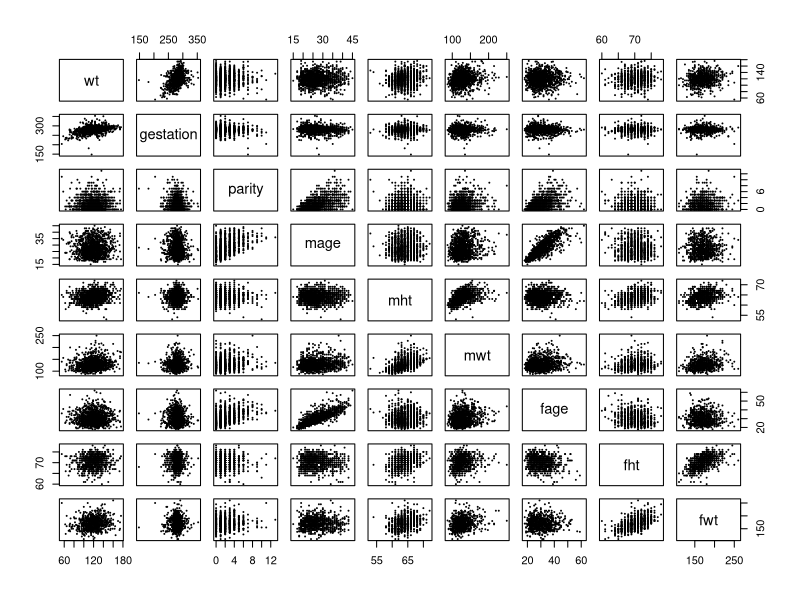
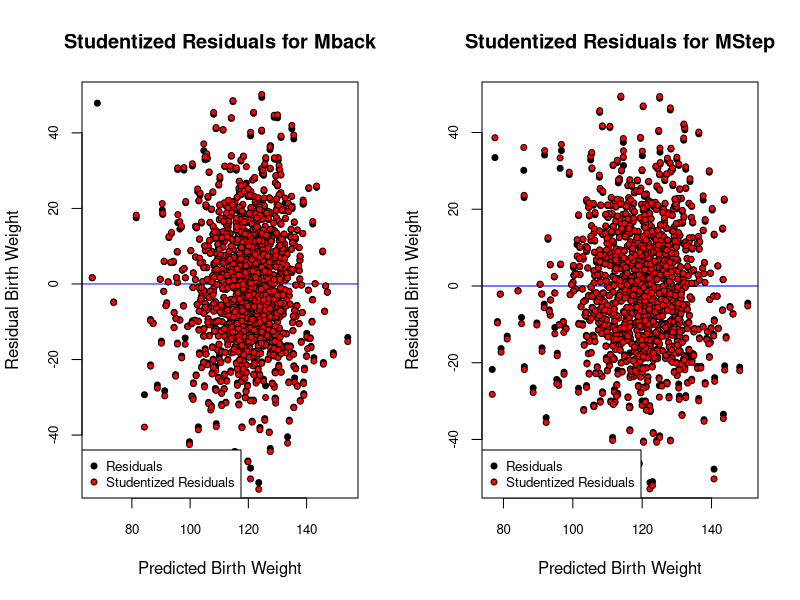
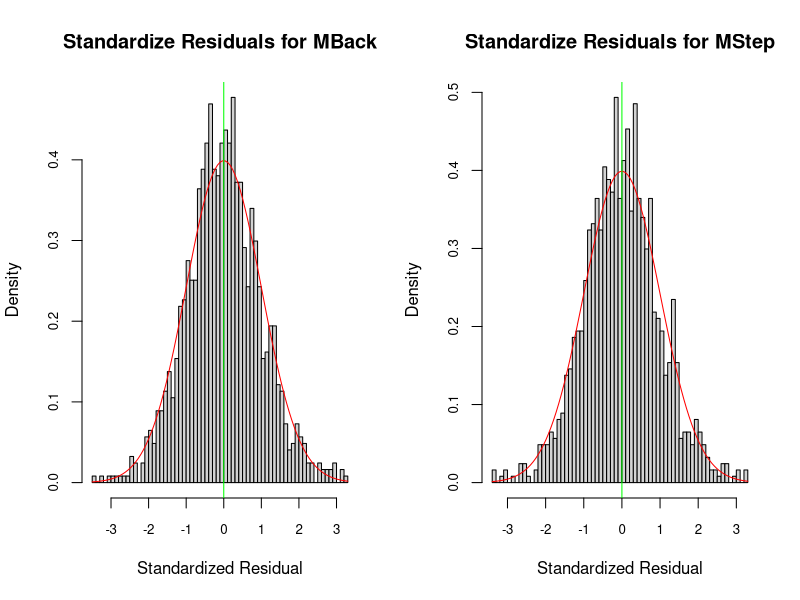
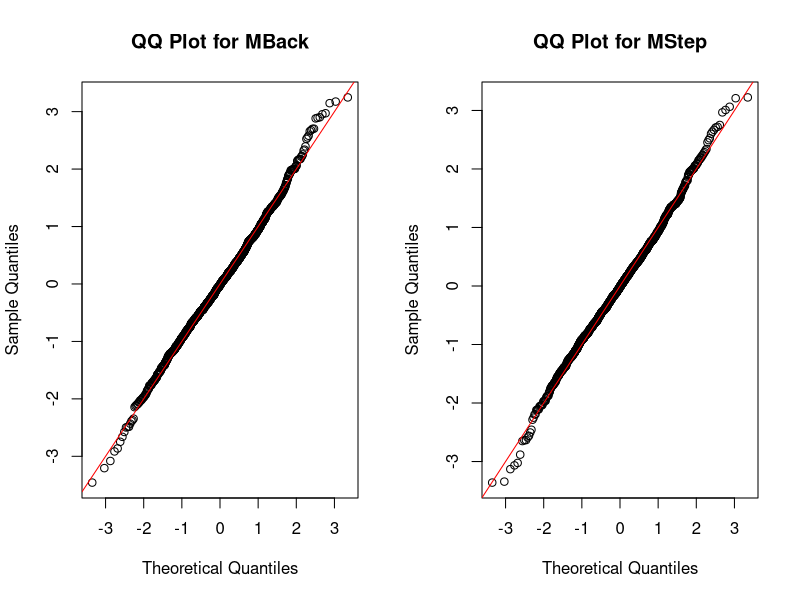
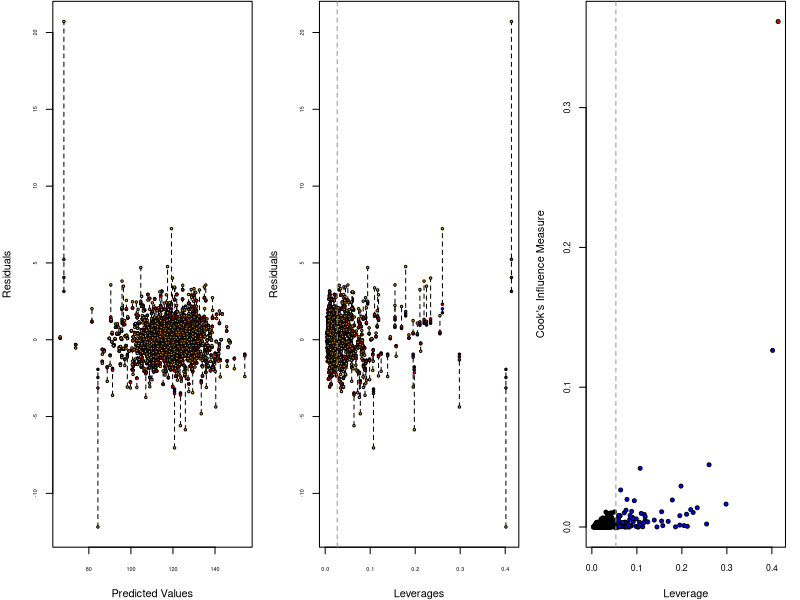
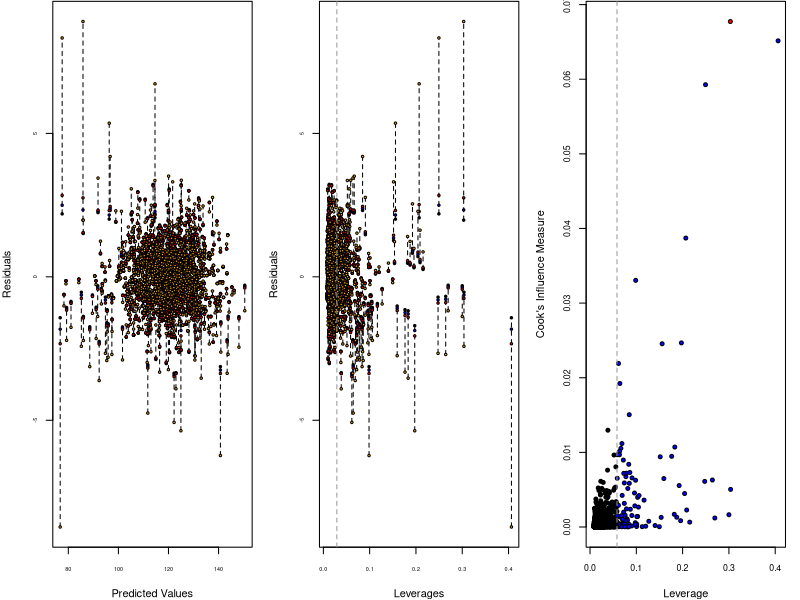
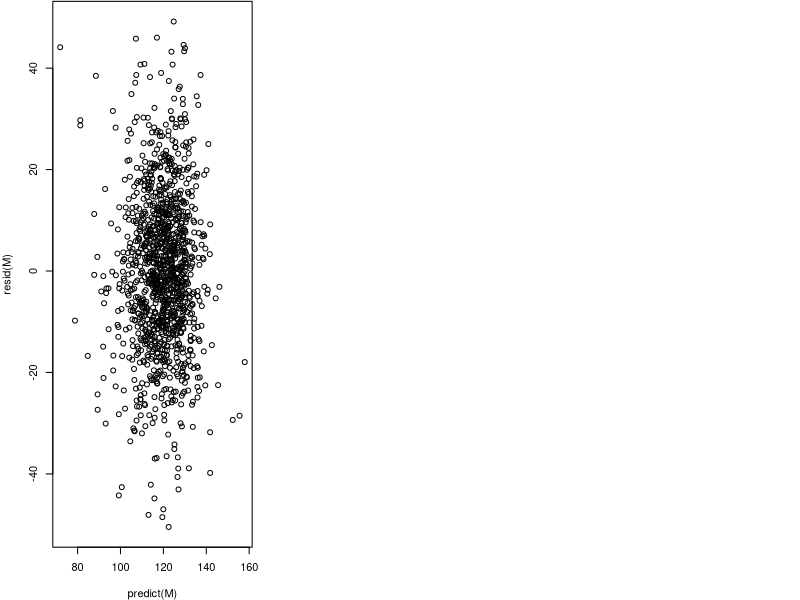
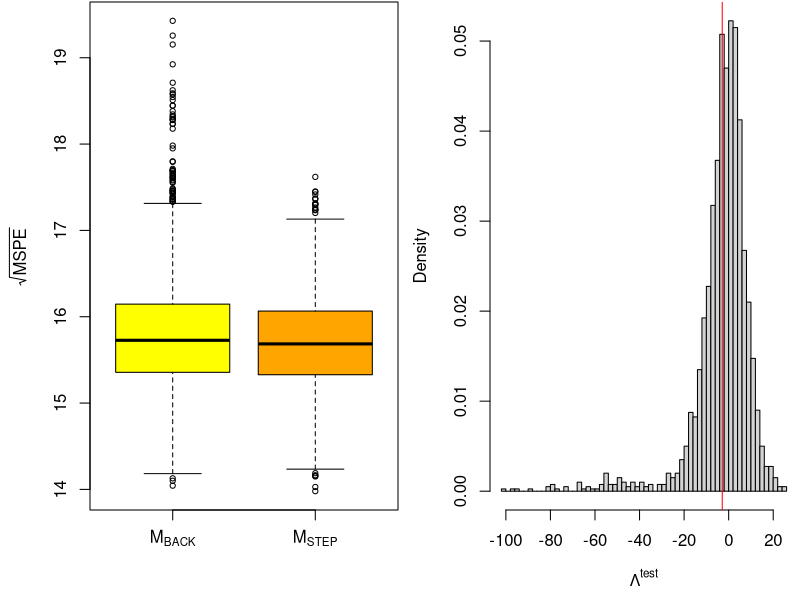

The R script that drew these images, in order:
## ---- chunk 1
knitr::opts_chunk$set(echo = TRUE)
library(mice)
## ---- chunk 2
# read in data
births.raw = read.csv("chds_births.csv")
## ---- chunk 3
# head(births.raw, 10)
# summary(births.raw)

# Validating Variables
births.raw$marital[!births.raw$marital %in% c(1:5)] = NA
births.raw$time[births.raw$time %in% c(9)] = NA
births.raw$number[births.raw$number %in% c(9)] = NA

## ---- chunk 4
categoricals = c('meth', 'feth', 'med', 'fed', 'marital', 'income', 'smoke', 'time', 'number')#, 'parity', 'mht', 'fht')
continuous = names(births.raw)[! names(births.raw) %in% categoricals]

# Categorize m/feth
#meth.categories = c(rep('Caucasian', 6), 'Mexican', 'African-American', 'Asian', 'Mixed', 'Other')
meth.categories = c(rep('Caucasian', 6), 'Other', 'African-American', 'Other', 'Other', 'Other')
for (i in 1:length(meth.categories)) {
  births.raw$meth[births.raw$meth == i-1] = meth.categories[i]
  births.raw$feth[births.raw$feth == i-1] = meth.categories[i]
}
births.raw$meth = as.factor(births.raw$meth)
births.raw$feth = as.factor(births.raw$feth)

# Categorize m/fed
#med.categories = c('elementary school', 'middle school', 'high school', 'high school + trade school', 'high school + some college', 'college graduate', 'trade school', 'high school unclear')
med.categories = c('Other', 'middle school', 'high school', 'Other', 'high school + some college', 'college graduate', 'Other', 'Other')
for (i in 1:length(med.categories)) {
  births.raw$med[births.raw$med == i-1] = med.categories[i]
  births.raw$fed[births.raw$fed == i-1] = med.categories[i]
}
births.raw$med = as.factor(births.raw$med)
births.raw$fed = as.factor(births.raw$fed)

# Categorize marital
#marital.categories = c('married', 'legally separated', 'divorced', 'widowed', 'never married')
marital.categories = c('married', 'single', 'single', 'single', 'single')
for (i in 1:length(marital.categories)) {
  births.raw$marital[births.raw$marital == i] = marital.categories[i]
}
births.raw$marital = as.factor(births.raw$marital)

# Categorize income
income.categories = c('under 2500', '2500-4999', '5000-7499', '7500-9999', '10000-12499', '12500-14999', '15000-17499', '17500-19999', '20000-22499', 'over 22500')
for (i in 1:length(income.categories)) {
  births.raw$income[births.raw$income == i-1] = income.categories[i]
}
births.raw$income = as.factor(births.raw$income)

# Categorize smoke
smoke.categories = c('never', 'smokes now', 'until pregnancy', 'used to, not anymore')
for (i in 1:length(smoke.categories)) {
  births.raw$smoke[births.raw$smoke == i-1] = smoke.categories[i]
}
births.raw$smoke = as.factor(births.raw$smoke)

# Categorize time
#time.categories = c('never or more than 10 years', 'still smokes', 'during pregnancy', 'less than a year', '1-2 years', '2-3 years', '3-4 years', '5-9 years', 'never or more than 10 years', 'quit but don’t know when')
time.categories = c('never or more than 10 years', 'still smokes', 'during pregnancy', 'less than 10 year', 'less than 10 year', 'less than 10 year', 'less than 10 year', 'less than 10 year', 'never or more than 10 years', 'quit but don’t know when')
for (i in 1:length(time.categories)) {
  births.raw$time[births.raw$time == i-1] = time.categories[i]
}
births.raw$time = as.factor(births.raw$time)

# Categorize number
#number.categories = c('never smoked', '1-4', '5-9', '10-14', '15-19', '20-29', '30-39', '40-60', 'more than 60', 'smoked but don’t know how much')
number.categories = c('never smoked', 'less than 20', 'less than 20', 'less than 20', 'less than 20', 'more than 20', 'more than 20', 'more than 20', 'more than 20', 'smoked but don’t know how much')
for (i in 1:length(number.categories)) {
  births.raw$number[births.raw$number == i-1] = number.categories[i]
}
births.raw$number = as.factor(births.raw$number)

births.raw$smoke = NULL
# summary(births.raw)
## ---- chunk 5
births.raw.cont = births.raw[ , ! names(births.raw) %in% categoricals]
# summary(births.raw.cont)
pairs(births.raw.cont, cex = 0.2)
prefit.model <- lm(births.raw.cont)
## ---- chunk 6
proportion <- sapply(births.raw, function(x) { sum(is.na(x))*100/nrow(births.raw) })
proportion
## ---- chunk 7
invisible(capture.output(births.mice <- mice(births.raw, method = "cart", seed = 1)))
births.clean <- complete(births.mice)
# summary(births.clean)
# anyNA(births.clean)
## ---- chunk 8
M0 <- lm(wt ~ 1, data = births.clean) # initial model
Mfull <- lm(wt ~ (. - number - time - fed - med - feth - meth - marital)^2+ number + time + fed + med + feth                + meth + marital + I(gestation^2) + I(parity^2) + I(mage^2) + I(mht^2)
              + I(mwt^2) + I(fage^2) + I(fht^2) + I(fwt^2), data = births.clean) # full model
Mstart <- lm(wt ~ ., data = births.clean) # start model
## ---- chunk 9
# forward selection
Mfwd <- step(object = M0,
             scope = list(lower = M0, upper = Mfull),
             direction = "forward",
             trace = FALSE)
## ---- chunk 10
# backward elimination
Mback <- step(object = Mfull,
              scope = list(lower = M0, upper = Mfull),
              direction = "backward",
              trace = FALSE)
## ---- chunk 11
# stepwise selection
Mstep <- step(object = Mstart,
              scope = list(lower = M0, upper = Mfull),
              direction = "both",
              trace = FALSE)
## ---- chunk 12
# models to compare
M1 <- Mback
M2 <- Mstep
## ---- chunk 13
#Press Statistic
calPress <- function(M){
  #X <- model.matrix(M)
  #H <- X %*% solve(crossprod(X), t(X))
  #press <- resid(M)/(1-diag(H))
  press <- resid(M)/(1-hatvalues(M))
  press <- sum(press^2)
  return(press)
}

press1 <- calPress(Mfwd);
press2 <- calPress(Mback);
press3 <- calPress(Mstep);
press4 <- calPress(prefit.model)

presses <- c(press1, press2, press3, press4)

# AIC Statistic
AIC1 <- AIC(Mfwd)
AIC2 <- AIC(Mback)
AIC3 <- AIC(Mstep)
AIC4 <- AIC(prefit.model)

AICS <- c(AIC1, AIC2, AIC3, AIC4)


## ---- chunk 14
r.squared <- c(summary(Mfwd)$r.squared, summary(Mback)$r.square, 
               summary(Mstep)$r.square, summary(prefit.model)$r.square)
info <- c(r.squared,AICS,presses)
info <- matrix(t(info),nrow = 4,ncol = 3)
rownames(info)<-c("MFwd", "MBack", "MStep", "MPrefit")
colnames(info)<-c("R^2", "AIC", "Press")
info  

## ---- chunk 15

# function for drawing studendized residual plots
StuResPlot <- function(M,name) {
  cex <- .8
  res <- residuals(M)
  h <- hatvalues(M)  # Hat matrix
  sigma.hat <- sigma(M)
  res.stu <- resid(M)/sqrt(1-h) # studentized residuals, but on the data scale
  y.hat <- predict(M)
 
  par(4,.1,4,.1)
  plot(y.hat, res, pch = 21, bg = "black", cex = cex, cex.axis = cex,
        xlab = "Predicted Birth Weight",
        ylab = "Residual Birth Weight",
        main = paste("Studentized Residuals for",name),
        abline(h = mean(res), col = "blue"))
  points(y.hat, res.stu, pch = 21, bg = "red", cex = cex)
  legend(x = "bottomleft", c("Residuals", "Studentized Residuals"),
        pch = 21, pt.bg = c("black", "red"), pt.cex = cex, cex = cex)
}

# function for drawing standardized residual plots
StaResPlot <- function(M,name) {
  cex <- .8
  res <- residuals(M) # Hat matrix
  h <- hatvalues(M)
  sigma.hat <- sigma(M)
  # par(mar = c(4,2,.1,2))
  par(4,.1,4,.1)
  hist(res/sigma.hat, breaks = 50, freq = FALSE, cex.axis = cex,
  xlab = "Standardized Residual", main = paste("Standardize Residuals for",name))
  curve(dnorm(x), col = "red", add = TRUE)
  abline(v = mean(res/sigma.hat), col = "green")
}

#function for drawing QQ plots
QQPlot <- function(M,name) {
  res <- residuals(M)
  h <- hatvalues(M)
  qqnorm(res/sigma(M),main = paste("QQ Plot for",name))
  abline(a=0, b=1, col = "red") #add 45 degree line
  # head(res.stu1)
}


## ---- chunk 16

 par(mfrow = c(1,2))
# studendized residual for backward elimination model:
StuResPlot(Mback,"Mback")

# studentdized residual for stepwise selection model:
StuResPlot(Mstep,"MStep")

## ---- chunk 17
par(mfrow = c(1,2))
# standardized residual for backward elimination model:
StaResPlot(Mback,"MBack")

# standardized residual for stepwise selection model:
StaResPlot(Mstep,"MStep")
## ---- chunk 18

 par(mfrow = c(1,2))
# QQ-plot for backward selection model:
QQPlot(Mback,"MBack")

# QQ-plot for stepwise selection model:
QQPlot(Mstep,"MStep")
## ---- chunk 19
# function to produce leverage and influence plots
LeverageInfluence <- function(M) {
  y.hat <- predict(M) # predicted values
  sigma.hat <- sigma(M)
  res <- resid(M) # original residuals$
  res.sta <- res/sigma.hat # standardized residuals

  # compute leverages
  h <- hatvalues(M) # hat matrix
  res.stu <- res.sta/sqrt(1-h) # studentized residuals

  # PRESS residuals
  press <- res/(1-h)

  # DFFITS residuals
  dfts <- dffits(M)

  # standardize each of these such that they are identical at the average
  # leverage value
  p <- length(coef(M))
  n <- nobs(M)
  hbar <- p/n # average leverage
  res.stu <- res.stu*sqrt(1 - hbar) # at h = hbar, res.stu = res.sta
  press <- press*(1 - hbar)/sigma.hat # at h = hbar, press = res.sta
  dfts <- dfts*(1 - hbar)/sqrt(hbar) # at h = hbar, dfts = res.sta

  # plot all residuals
  par(mfrow = c(1,3), mar = c(4,4,.1,1.1))
  cex <- .5
  plot(y.hat, rep(0, length(y.hat)),
       type = "n", # empty plot to get the axis range
       ylim = range(res.sta, res.stu, press, dfts),
       cex.axis = cex,
       xlab = "Predicted Values",
       ylab = "Residuals")

  # dotted line connecting each observations residuals for better visibility
  segments(x0 = y.hat,
           y0 = pmin(res.sta, res.stu, press, dfts),
           y1 = pmax(res.sta, res.stu, press, dfts),
           lty = 2)
  points(y.hat, res.sta, pch = 21, bg = "black", cex = cex)
  points(y.hat, res.stu, pch = 21, bg = "blue", cex = cex)
  points(y.hat, press, pch = 21, bg = "red", cex = cex)
  points(y.hat, dfts, pch = 21, bg = "orange", cex = cex)

  # against leverages
  plot(h, rep(0, length(y.hat)),
       type = "n",
       cex.axis = cex,
       ylim = range(res.sta, res.stu, press, dfts),
       xlab = "Leverages", ylab = "Residuals")

  segments(x0 = h,
          y0 = pmin(res.sta, res.stu, press, dfts),
          y1 = pmax(res.sta, res.stu, press, dfts),
          lty = 2)
  points(h, res.sta, pch = 21, bg = "black", cex = cex)
  points(h, res.stu, pch = 21, bg = "blue", cex = cex)
  points(h, press, pch = 21, bg = "red", cex = cex)
  points(h, dfts, pch = 21, bg = "orange", cex = cex)
  abline(v = hbar, col = "grey60", lty = 2)

  # cook's distance vs. leverage
  D <- cooks.distance(M)

  # flag some of the points
  infl.ind <- which.max(D) # top influence point
  lev.ind <- h > 2*hbar # leverage more than 2x the average
  clrs <- rep("black", len = n)
  clrs[lev.ind] <- "blue"
  clrs[infl.ind] <- "red"
  # par(mfrow = c(1,1), mar = c(4,4,1,1))
  cex <- .8
  plot(h, D, xlab = "Leverage", ylab = "Cook's Influence Measure",
  pch = 21, bg = clrs, cex = cex, cex.axis = cex)
  p <- length(coef(M))
  n <- nrow(births.clean)
  hbar <- p/n # average leverage
  abline(v = 2*hbar, col = "grey60", lty = 2) # 2x average leverage
  return(c(infl.ind, D[infl.ind]))
}


# leverage influence for forward selection model:
a <-LeverageInfluence(Mback)
 b <-LeverageInfluence(Mstep)

## ---- chunk 20
M <-lm(births.clean)
# coef(M)
plot(predict(M),resid(M))
entry <- which.max(resid(M))
entry
## ---- chunk 21
options(warn=-1)      #turn off warnings
# Cross-validation setup
nreps <- 2e3 # number of replications
ntot <- nrow(births.clean) # total number of observations
ntrain <- floor(ntot * 0.7) # size of training set
ntest <- ntot-ntrain # size of test set
mspe1 <- rep(NA, nreps) # sum-of-square errors for each CV replication
mspe2 <- rep(NA, nreps)
logLambda <- rep(NA, nreps) # log-likelihod ratio statistic for each replication
system.time({
  for(ii in 1:nreps) {
    if(ii%%200 == 0) message("ii = ", ii)
    # randomly select training observations
    train.ind <- sample(ntot, ntrain) # training observations
    # refit the models on the subset of training data; ?update for details!
    M1.cv <- update(M1, subset = train.ind)
    M2.cv <- update(M2, subset = train.ind)
    # out-of-sample residuals for both models
    # that is, testing data - predictions with training parameters
    M1.res <- births.clean$wt[-train.ind] -
              predict(M1.cv, newdata = births.clean[-train.ind,])
    M2.res <- births.clean$wt[-train.ind] -
              predict(M2.cv, newdata = births.clean[-train.ind,])
    # mean-square prediction errors
    mspe1[ii] <- mean(M1.res^2)
    mspe2[ii] <- mean(M2.res^2)
    # out-of-sample likelihood ratio
    M1.sigma <- sqrt(sum(resid(M1.cv)^2)/ntrain) # MLE of sigma
    M2.sigma <- sqrt(sum(resid(M2.cv)^2)/ntrain)
    # since res = y - pred, dnorm(y, pred, sd) = dnorm(res, 0, sd)
    logLambda[ii] <- sum(dnorm(M1.res, mean = 0, sd = M1.sigma, log = TRUE))
    logLambda[ii] <- logLambda[ii] -
                     sum(dnorm(M2.res, mean = 0, sd = M2.sigma, log = TRUE))
  }
})
options(warn=1)      #turn warnings back on
## ---- chunk 22
# plot rMSPE and out-of-sample log(Lambda)
par(mfrow = c(1,2))
par(mar = c(4.5, 4.5, .1, .1))
boxplot(x = list(sqrt(mspe1), sqrt(mspe2)), names = expression(M[BACK], M[STEP]), cex = .7,
        ylab = expression(sqrt(MSPE)), col = c("yellow", "orange"))
hist(logLambda, breaks = 50, freq = FALSE,
     xlab = expression(Lambda^{test}),
     main = "", cex = .7)
abline(v = mean(logLambda), col = "red") # average value


# r.squared <- c(summary(M1)$r.squared,summary(M2)$r.squared)
# 
# 
# presses <- c(calPress(M1), calPress(M2))
# 
# 
# AICS <-c(AIC(M1),AIC(M2))
# 
# info <-matrix(c(r.squared,presses,AICS),nrow = 2, ncol = 3)
# rownames(info) <- c("MBack","MStep")
# colnames(info)<- c("R^2","Press","AIC")
# 
# info
# 
